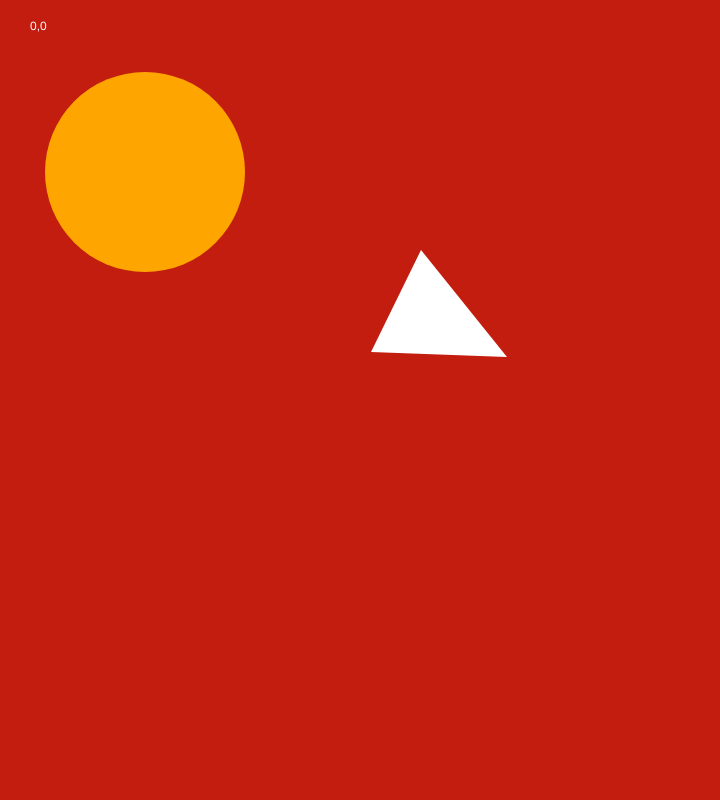
Frame 1 (no input)
Frame 60 (no input): identical to frame 1, image omitted
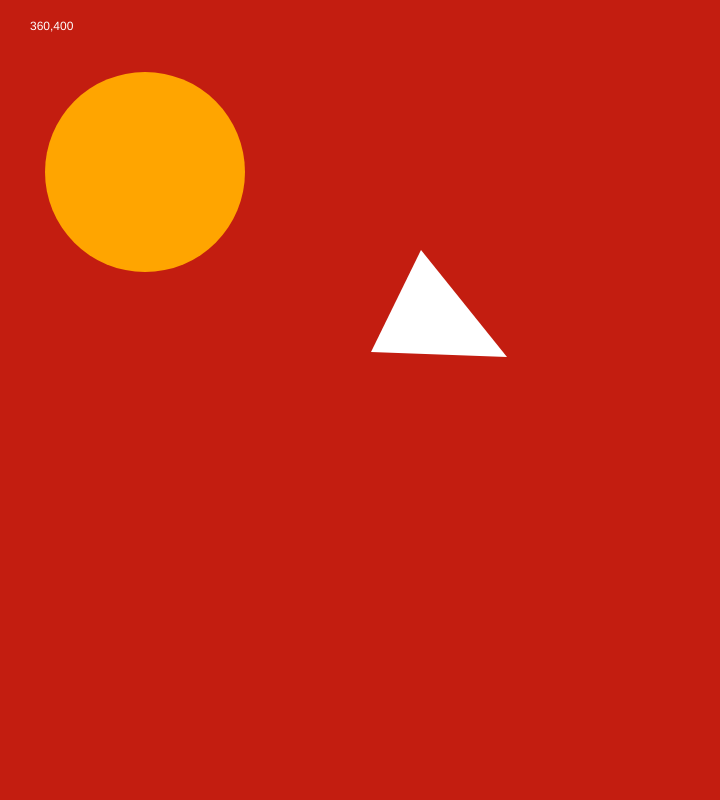
Frame 120 (the mouse pressed at the canvas centre since frame 60)

The p5.js sketch that drew these frames (run headless with seeded random() and noise() and a simulated clock; from frame 60 on, the mouse is pressed at the canvas centre):

// p5.js sketch
// ── sketch.js
function setup() {
  // Sets the screen to be 720 pixels wide and 400 pixels high
  createCanvas(720, 800); // the size of the background

}


function draw() {

  background('#C31D10');
  noStroke();

  fill('orange');
  ellipse(145, 172, 200, 200);

  fill('tree');
  triangle(421,250, 507,357, 371,352);



  //
  // fill(102);
  // rect(0, 0, 100, 200);
  //
  // fill(204);
  // quad(189, 18, 216, 18, 216, 360, 144, 360);
  //
  // fill(255);
  // ellipse(252, 144, 72, 72);
  //
  // fill(204);
  // triangle(288, 18, 351, 360, 288, 360);
  //
  // fill(255);
  // arc(479, 300, 280, 280, PI, TWO_PI);
  fill(255) ;
  text(mouseX + ',' + mouseY, 30, 30) ;

}


function mouseReleased() {
  console.log(mouseX + ',' + mouseY) ;
}
